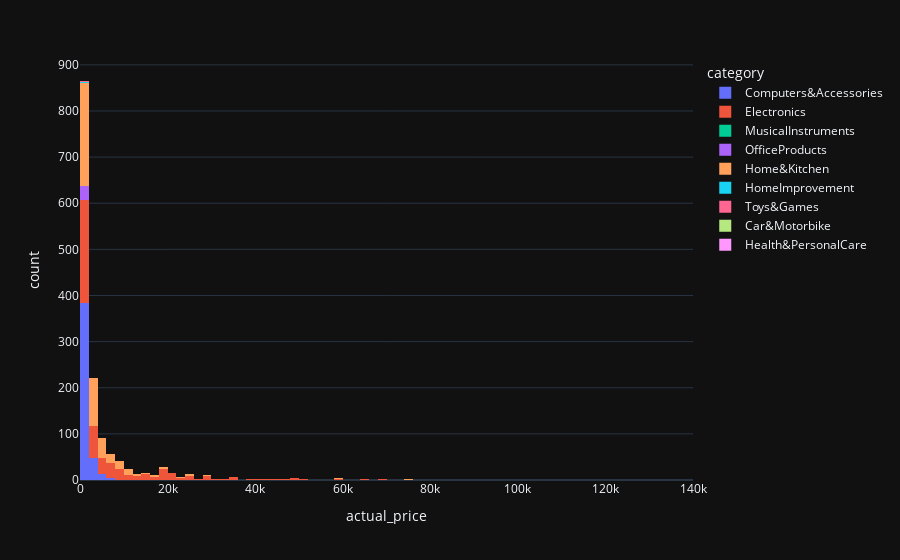

Notebook cell for this chart:
### Code cell
fig = px.histogram(
    df,
    x="actual_price",
    color="category",
    template="plotly_dark"
)
fig.show()

### Figure 1 — Plotly figure (JSON) as saved in the notebook; plotly's stock layout.template omitted (floating-point values rounded to 4 significant figures; data arrays with more than 128 entries replaced by an {"elided": "..."} marker saying what was removed)
{"data": [{"bingroup": "x", "hovertemplate": "category=Computers&Accessories<br>actual_price=%{x}<br>count=%{y}<extra></extra>", "legendgroup": "Computers&Accessories", "marker": {"color": "#636efa", "pattern": {"shape": ""}}, "name": "Computers&Accessories", "orientation": "v", "showlegend": true, "type": "histogram", "x": {"elided": "453 float values"}, "xaxis": "x", "yaxis": "y"}, {"bingroup": "x", "hovertemplate": "category=Electronics<br>actual_price=%{x}<br>count=%{y}<extra></extra>", "legendgroup": "Electronics", "marker": {"color": "#EF553B", "pattern": {"shape": ""}}, "name": "Electronics", "orientation": "v", "showlegend": true, "type": "histogram", "x": {"elided": "526 float values"}, "xaxis": "x", "yaxis": "y"}, {"bingroup": "x", "hovertemplate": "category=MusicalInstruments<br>actual_price=%{x}<br>count=%{y}<extra></extra>", "legendgroup": "MusicalInstruments", "marker": {"color": "#00cc96", "pattern": {"shape": ""}}, "name": "MusicalInstruments", "orientation": "v", "showlegend": true, "type": "histogram", "x": [1995.0, 699.0], "xaxis": "x", "yaxis": "y"}, {"bingroup": "x", "hovertemplate": "category=OfficeProducts<br>actual_price=%{x}<br>count=%{y}<extra></extra>", "legendgroup": "OfficeProducts", "marker": {"color": "#ab63fa", "pattern": {"shape": ""}}, "name": "OfficeProducts", "orientation": "v", "showlegend": true, "type": "histogram", "x": [50.0, 1295.0, 550.0, 160.0, 800.0, 160.0, 440.0, 100.0, 315.0, 600.0, 180.0, 720.0, 99.0, 75.0, 175.0, 120.0, 120.0, 210.0, 160.0, 100.0, 250.0, 320.0, 2999.0, 300.0, 535.0, 450.0, 165.0, 100.0, 120.0, 420.0, 225.0], "xaxis": "x", "yaxis": "y"}, {"bingroup": "x", "hovertemplate": "category=Home&Kitchen<br>actual_price=%{x}<br>count=%{y}<extra></extra>", "legendgroup": "Home&Kitchen", "marker": {"color": "#FFA15A", "pattern": {"shape": ""}}, "name": "Home&Kitchen", "orientation": "v", "showlegend": true, "type": "histogram", "x": {"elided": "448 float values"}, "xaxis": "x", "yaxis": "y"}, {"bingroup": "x", "hovertemplate": "category=HomeImprovement<br>actual_price=%{x}<br>count=%{y}<extra></extra>", "legendgroup": "HomeImprovement", "marker": {"color": "#19d3f3", "pattern": {"shape": ""}}, "name": "HomeImprovement", "orientation": "v", "showlegend": true, "type": "histogram", "x": [999.0, 599.0], "xaxis": "x", "yaxis": "y"}, {"bingroup": "x", "hovertemplate": "category=Toys&Games<br>actual_price=%{x}<br>count=%{y}<extra></extra>", "legendgroup": "Toys&Games", "marker": {"color": "#FF6692", "pattern": {"shape": ""}}, "name": "Toys&Games", "orientation": "v", "showlegend": true, "type": "histogram", "x": [150.0], "xaxis": "x", "yaxis": "y"}, {"bingroup": "x", "hovertemplate": "category=Car&Motorbike<br>actual_price=%{x}<br>count=%{y}<extra></extra>", "legendgroup": "Car&Motorbike", "marker": {"color": "#B6E880", "pattern": {"shape": ""}}, "name": "Car&Motorbike", "orientation": "v", "showlegend": true, "type": "histogram", "x": [4000.0], "xaxis": "x", "yaxis": "y"}, {"bingroup": "x", "hovertemplate": "category=Health&PersonalCare<br>actual_price=%{x}<br>count=%{y}<extra></extra>", "legendgroup": "Health&PersonalCare", "marker": {"color": "#FF97FF", "pattern": {"shape": ""}}, "name": "Health&PersonalCare", "orientation": "v", "showlegend": true, "type": "histogram", "x": [1900.0], "xaxis": "x", "yaxis": "y"}], "layout": {"barmode": "relative", "legend": {"title": {"text": "category"}, "tracegroupgap": 0}, "margin": {"t": 60}, "xaxis": {"anchor": "y", "domain": [0, 1], "title": {"text": "actual_price"}}, "yaxis": {"anchor": "x", "domain": [0, 1], "title": {"text": "count"}}}}
